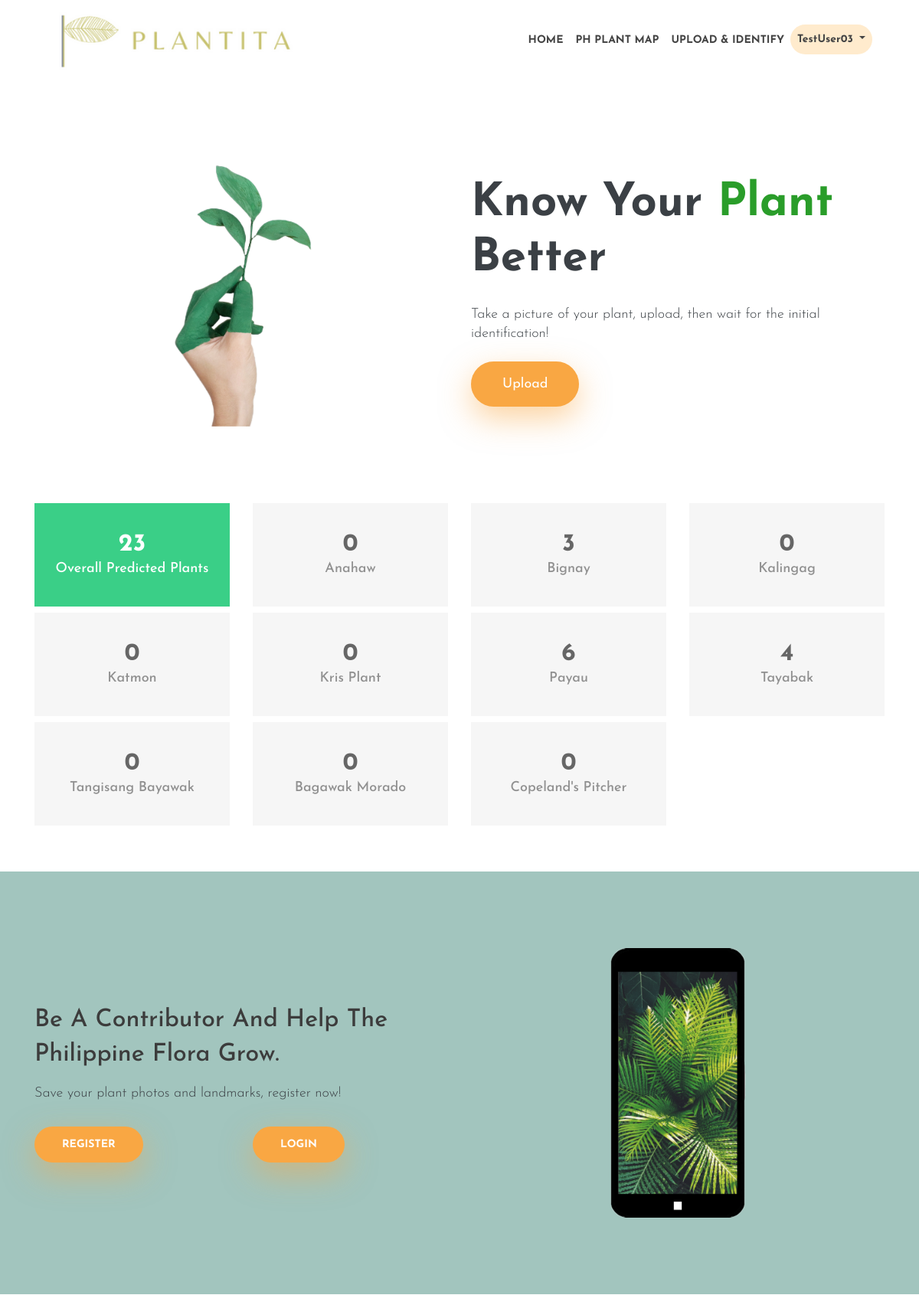
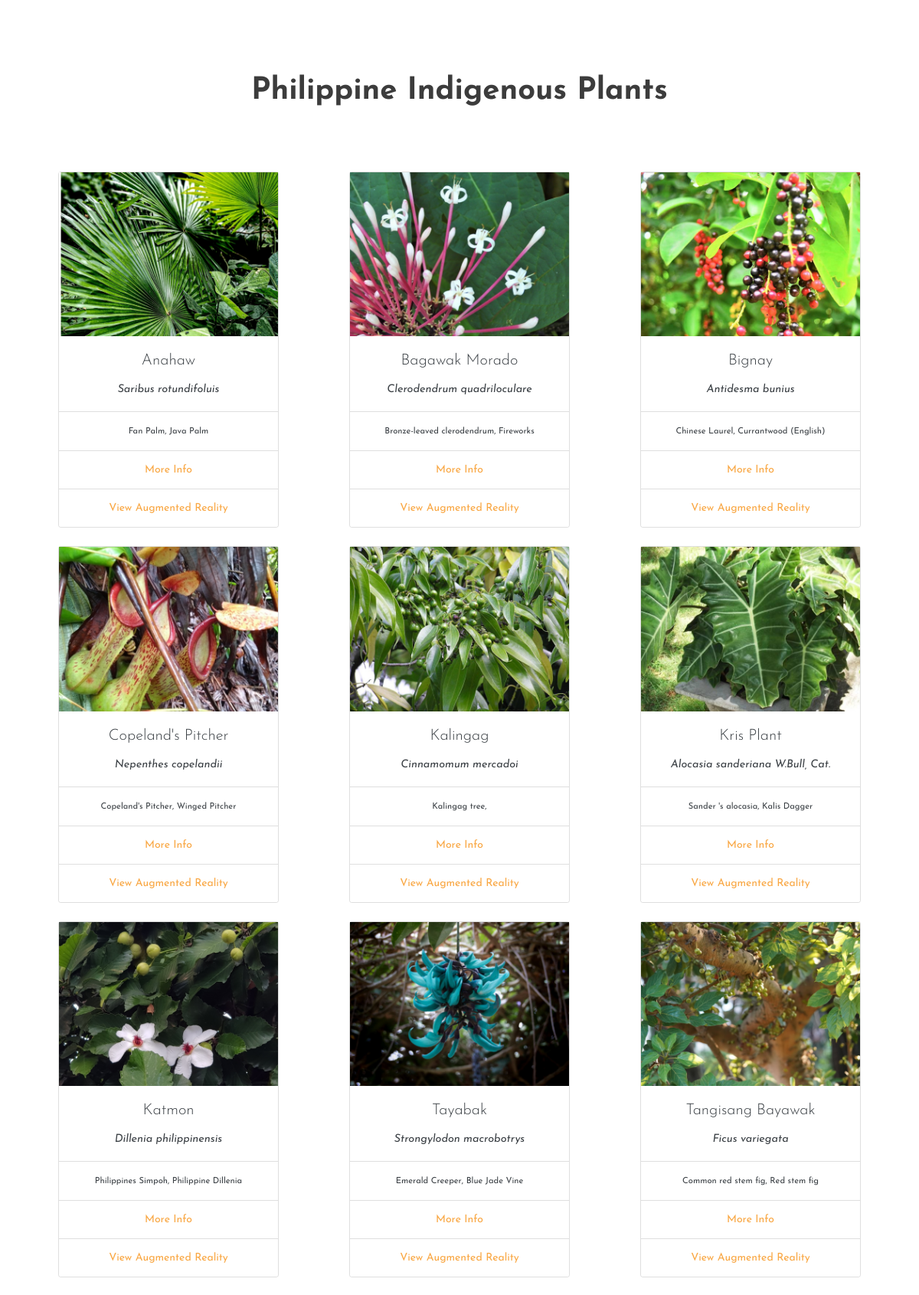
The page / (signed in, upper part) on the database its author committed (2 pictures, top to bottom).
### home/models.py (models this page shows, shortened)
class Plantsgallery(models.Model):
    class Meta:
        verbose_name_plural = "Plant Galleries"
    title = models.CharField(max_length=200)
    scientific_name = models.CharField(max_length=200, default='')
    slug = models.SlugField(unique=True)
    plant_image = models.ImageField(upload_to='gallery image', default=None)
    pronounciation = models.TextField(default='-')
    botany = models.TextField(default='-')
    common_philippine_name1 = models.CharField(max_length=200, default='', blank=True)
    common_philippine_name2 = models.CharField(max_length=200, default='', blank=True)
    common_philippine_name3 = models.CharField(max_length=200, default='', blank=True)
    common_foreign_name1 = models.CharField(max_length=200, default='', blank=True)
    common_foreign_name2 = models.CharField(max_length=200, default='', blank=True)
    common_foreign_name3 = models.CharField(max_length=200, default='', blank=True)
    sci_philippine_name1 = models.CharField(max_length=200, default='', blank=True)
    sci_philippine_name2 = models.CharField(max_length=200, default='', blank=True)
    sci_philippine_name3 = models.CharField(max_length=200, default='', blank=True)
    sci_foreign_name1 = models.CharField(max_length=200, default='', blank=True)
    sci_foreign_name2 = models.CharField(max_length=200, default='', blank=True)
    sci_foreign_name3 = models.CharField(max_length=200, default='', blank=True)
    distribution = models.CharField(max_length=200, default='', blank=True)
    conservation_status = models.TextField(default='-')
    use_1 = models.TextField(default='-')
    use_2 = models.TextField(default='', blank=True)
    use_3 = models.TextField(default='', blank=True)
    scientific_studies1 = models.TextField(default='-')
    scientific_study_link1 = models.TextField(default='', blank=True)
    scientific_studies2 = models.TextField(default='', blank=True)
    scientific_study_link2 = models.TextField(default='', blank=True)
    scientific_studies3 = models.TextField(default='', blank=True)
    scientific_study_link3 = models.TextField(default='', blank=True)
    light_preference = models.TextField(default='', blank=True)
    water_preference = models.TextField(default='', blank=True)
    propagation_method = models.TextField(default='', blank=True)
    references = models.TextField(default='', blank=True)
    gallery_slider_1_image1 = models.ImageField(upload_to='gallery image', default='-')
    gallery_slider_1_image2 = models.ImageField(upload_to='gallery image', default='-')
    gallery_slider_1_image3 = models.ImageField(upload_to='gallery image', default='-')
    gallery_slider_2_image1 = models.ImageField(upload_to='gallery image', default='-')
    gallery_slider_2_image2 = models.ImageField(upload_to='gallery image', default='-')
    gallery_slider_2_image3 = models.ImageField(upload_to='gallery image', default='-')
    ar_link = models.TextField(default='', blank=True)

### home/views.py (the view)
# urls.py: path('', views.index, name='index'),
def index(request):
    home = Plantsgallery.objects.all()
    totalpred = PredictedPlant.objects.count()
    anhw_totalpred = PredictedPlant.objects.filter(prediction_label = 'Anahaw - Saribus rotundifolius').count()
    bm_totalpred = PredictedPlant.objects.filter(prediction_label = 'Bagawak Morado - Clerodendrum quadriloculare').count()
    bgny_totalpred = PredictedPlant.objects.filter(prediction_label = 'Bignay - Antidesma bunius').count()
    cp_totalpred = PredictedPlant.objects.filter(prediction_label = "Copeland's Pitcher - Nepenthes copelandii").count()
    klngg_totalpred = PredictedPlant.objects.filter(prediction_label = 'Kalingag - Cinnamomum mercadoi').count()
    ktmn_totalpred = PredictedPlant.objects.filter(prediction_label = 'Katmon - Dillenia philippinensis').count()
    krsp_totalpred = PredictedPlant.objects.filter(prediction_label = 'Kris Plant - Alocasia sanderiana').count()
    payau_totalpred = PredictedPlant.objects.filter(prediction_label = 'Payau - Homalomena philippinensis').count()
    tngbywk_totalpred = PredictedPlant.objects.filter(prediction_label = 'Tangisang-Bayawak - Ficus variegata').count()
    tybk_totalpred = PredictedPlant.objects.filter(prediction_label = 'Tayabak - Strongylodon macrobotrys').count()
    context = {
                'home':home,
                'totalpred': totalpred,
                'anhw_totalpred': anhw_totalpred, #Anahaw
                'bm_totalpred': bm_totalpred, #Bagawak Morado
                'bgny_totalpred': bgny_totalpred, #Bignay
                'cp_totalpred': cp_totalpred, #Copeland's Pitcher
                'klngg_totalpred': klngg_totalpred, #Kalingag
                'ktmn_totalpred': ktmn_totalpred, #Katmon
                'krsp_totalpred': krsp_totalpred, #Kris Plant
                'payau_totalpred': payau_totalpred, #Payau
                'tngbywk_totalpred': tngbywk_totalpred, #Tangisang Bayawak
                'tybk_totalpred': tybk_totalpred, #Tayabak
                }
    return render(request, 'home/index.html', context)

### home/templates/home/index.html (shortened to what this page needs)
{% extends 'home/base.html' %}
{% load static %}
{% block masthead %}
<section class="section" style="padding-bottom: 0px;">
    <div class="container">
        <div class="row">
            <div class="col-md-6 text-center mb-5 mb-md-0">
                <img src="{% static '/home/images/plant.png' %}" alt="">
            </div>
            <div class="col-md-6 align-self-center text-center text-md-left">
                <div class="block">
                    <h1 class="font-weight-bold mb-4 font-size-60">Know Your <span style="color:rgba(3, 139, 3, 0.849)">Plant</span> Better</h1>
                    <p class="mb-4">
                        Take a picture of your plant, upload, then wait for the initial
                        identification!
                    </p>
                    <a class="btn btn-main" href="{% url 'uploadplant' %}" role="button">Upload</a>
                </div>
            </div>
        </div>
    </div>
</section>
{% endblock %}
{% block register_login %}
<section style="padding-bottom: 5%;">
    <div class="container">
        <div class="container-count">
            <div class="row">
                <div class="four col-md-3">
                    <div class="counter-box colored"><span class="counter">{{totalpred}}</span>
                        <p>Overall Predicted Plants</p>
                    </div>
                </div>
                <div class="four col-md-3">
                    <div class="counter-box"><span class="counter">{{anhw_totalpred}}</span>
                        <p>Anahaw</p>
                    </div>
                </div>
                <div class="four col-md-3">
                    <div class="counter-box"><span class="counter">{{bgny_totalpred}}</span>
                        <p>Bignay</p>
                    </div>
                </div>
                <div class="four col-md-3">
                    <div class="counter-box"><span class="counter">{{klngg_totalpred}}</span>
                        <p>Kalingag</p>
                    </div>
                </div>
            </div>
            <div class="row mt-2">
                <div class="four col-md-3">
                    <div class="counter-box"><span class="counter">{{ktmn_totalpred}}</span>
                        <p>Katmon</p>
                    </div>
                </div>
                <div class="four col-md-3">
                    <div class="counter-box"><span class="counter">{{krsp_totalpred}}</span>
                        <p>Kris Plant</p>
                    </div>
                </div>
                <div class="four col-md-3">
                    <div class="counter-box"><span class="counter">{{payau_totalpred}}</span>
                        <p>Payau</p>
                    </div>
                </div>
                <div class="four col-md-3">
                    <div class="counter-box"><span class="counter">{{tybk_totalpred}}</span>
                        <p>Tayabak</p>
                    </div>
                </div>
            </div>
            <div class="row mt-2">
                <div class="four col-md-3">
                    <div class="counter-box"><span class="counter">{{tngbywk_totalpred}}</span>
                        <p>Tangisang Bayawak</p>
                    </div>
                </div>
                <div class="four col-md-3">
                    <div class="counter-box"><span class="counter">{{bm_totalpred}}</span>
                        <p>Bagawak Morado</p>
                    </div>
                </div>
                <div class="four col-md-3">
                    <div class="counter-box"><span class="counter">{{cp_totalpred}}</span>
                        <p>Copeland's Pitcher</p>
                    </div>
                </div>
            </div>
        </div>
    </div>
</section>
<section class="feature-list section" style="background-color: rgba(45, 124, 108, 0.444);">
    <div class="container">
        <div class="row">
            <div class="col-md-6 order-md-1 order-2 align-self-center text-center text-md-left">
                <div class="content">
                    <h4 class="subheading">Be a contributor and help the Philippine flora grow.</h4>
                    <p>Save your plant photos and landmarks, register now!</p>
                    <div class="row">
                        <div class="col">
                            <a id="register" href="{% url 'register' %}" class="btn btn-main btn-main-sm">Register</a>
                        </div>
                        <div class="col">
                            <a href="{% url 'login' %}" class="btn btn-main btn-main-sm">Login</a>
                        </div>
                    </div>
                </div>
            </div>
            <div class="col-md-6 order-md-2 order-1 text-center mb-5 mb-lg-0">
                <img class="img-fluid" src="{% static '/home/images/phone.png' %}" alt="">
            </div>
        </div>
    </div>
</section>
{% endblock %}
{% block gallery_grid %}
<section class="section">
    <div class="container">
        <div class="heading">
            <h2>Philippine Indigenous Plants</h2>
        </div>
            <div class="row justify-content-center" style="text-align: center;">
                    {% for home_item in home %}
                    <div class="col-lg-4 col-sm-6 mb-4 mb-sm-0 ">
                        <div class="gallery-item" style="margin-left: auto; margin-right: auto; max-width: 26rem; display: flex; align-items: center; justify-content: center;">
                            <div class="card" style="width: 18rem;">
                                <img class="img-fluid" src="{{ home_item.plant_image.url }}" alt="{{ home_item.title }}"/>
                                <div class="card-body" style="padding-bottom: 0%;">
                                    <h5 class="card-title">{{ home_item.title }}</h5>
                                    <p><small><i>{{ home_item.scientific_name }}</i></small></p>
                                </div>
                                <ul class="list-group list-group-flush">
                                    <li class="list-group-item"><small>{{ home_item.common_foreign_name1 }}, {{ home_item.common_foreign_name2 }}</small></li>
                                    <li class="list-group-item"><b><a style="color: #f9a743;" href="{% url 'plant_details' home_item.slug %}">More Info</a></b></li>
                                    <li class="list-group-item"><b><a style="color: #f9a743;" target="_blank" href="{{ home_item.ar_link }}">View Augmented Reality</a></b></li>
                                  </ul>
                            </div>
                        </div>
                    </div>
                    {% if forloop.counter|divisibleby:3 %}
            </div>
                        <div class="row mt-4 justify-content-center" style="text-align: center;">
                        {% endif %}
                        <br>
                        {% endfor %}
                        </div>
    </div>
</section>
{% endblock %}

### home/templates/home/base.html (shortened to what this page needs)
{% load static %}
<!DOCTYPE html>
<html lang="en">
<head>
    <link rel="stylesheet" href="//code.jquery.com/ui/1.13.1/themes/base/jquery-ui.css">
    <link rel="stylesheet" href="https://cdn.jsdelivr.net/npm/bootstrap@4.6.0/dist/css/bootstrap.min.css">
    <link rel="stylesheet" href="{% static 'home/plugins/themefisher-fonts/themefisher-fonts.css' %}">
    <link rel="stylesheet" href="{% static 'home/plugins/magnific-popup/magnific-popup.css' %}">
    <link rel="stylesheet" href="{% static 'home/css/style.css' %}">
</head>
<body>
    <header>
        <div class="container" id="page-top">
            <nav class="navbar navbar-expand-lg navbar-light bg-white">
                <a class="navbar-brand" href="#page-top"><img src="{% static 'home/images/word-logo.png'%}" style="width: 30vw;" alt="Plantita Logo"></a>
                <div class="collapse navbar-collapse" id="navbarSupportedContent">
                    <ul class="navbar-nav ml-auto text-center text-lg-left">
                        <li class="nav-item">
                            <a class="nav-link" href="{% url 'index'%}">HOME</a>
                        </li>
                        <li class="nav-item">
                            <a class="nav-link" id="" href="{% url 'phplantmap'%}">PH PLANT MAP</a>
                        </li>
                        {% if user.is_authenticated %}
                        <li class="nav-item">
                            <a class="nav-link" href="{% url 'uploadplant' %}">UPLOAD & IDENTIFY</a>
                        </li>
                        <li class="nav-item">
                            <div class="dropdown ml-auto text-center">
                                <button class="btn dropdown-toggle nav-link" style="border-radius: 20px; background-color: blanchedalmond;" type="button" id="dropdownMenuButton" data-toggle="dropdown" aria-haspopup="true" aria-expanded="false">
                                    {{user.username}}
                                </button>
                            </div>
                            {% endif %}
                        </li>
                    </ul>
                </div>
            </nav>
        </div>
    </header>
    {% block masthead %}
    {% endblock %}
    {% block register_login %}
    {% endblock %}
    {% block gallery_grid %}
    {% endblock %}
</body>
</html>

### home/static/home/css/style.css (style rules this page uses)
body { font-size: 14px; font-weight: 300; line-height: 25px; color: #3b4045; font-family: "Josefin Sans", sans-serif; -webkit-font-smoothing: antialiased; }
h1, h2, h3, h4, h5, h6 { font-weight: 300; margin: 0px; }
h1, .h1 { font-size: 44px; line-height: 56px; }
h2, .h2 { font-size: 30px; line-height: 35px; }
h4, .h4 { font-size: 20px; line-height: 24px; font-weight: 400; }
p { font-size: 18px; line-height: 25px; }
ul { padding: 0; margin: 0; list-style: none; }
a { transition: all 0.2s ease-in-out 0s; }
a, a:active, a:focus, a:active { text-decoration: none; }
.section { padding: 100px 0px; }
.font-size-60 { font-size: 60px; line-height: 1.2; }
.text-center { text-align: center; }
.heading { text-align: center; color: #777777; padding-bottom: 70px; }
.heading h2 { color: #3c3c3c; padding-bottom: 15px; text-transform: capitalize; font-weight: 700; font-size: 40px; line-height: 40px; }
.subheading { color: #3c3c3c; padding-bottom: 15px; text-transform: capitalize; font-weight: 500; font-size: 32px; line-height: 45px; }
.btn { border-radius: 0; }
.btn-main { color: #fff; border-radius: 30px; font-size: 18px; padding: 15px 40px; display: inline-block; background-color: #f9a743; box-shadow: 0 15px 40px rgba(249, 167, 68, 0.5); background-image: linear-gradient(bottom, rgba(255, 239, 206, 0) 0%, rgba(255, 239, 206, 0.25) 100%); }
.btn-main-sm { padding: 12px 35px; text-transform: uppercase; font-size: 14px; font-weight: bold; }
.navbar-brand { color: #444; font-size: 25px; margin: 0; line-height: 1; }
.nav-link { font-size: 14px; font-weight: bold; }
.navbar-light .navbar-nav .nav-link { color: #444; }
.feature-list .btn-main { margin-top: 15px; }
.container-count { margin-top: 100px }
.counter-box { display: block; background: #f6f6f6; padding: 40px 20px 37px; text-align: center }
.counter-box p { margin: 5px 0 0; padding: 0; color: #909090; font-size: 18px; font-weight: 500 }
.counter { display: block; font-size: 32px; font-weight: 700; color: #666; line-height: 28px }
.counter-box.colored { background: #3acf87 }
.counter-box.colored p, .counter-box.colored i, .counter-box.colored .counter { color: #fff }

### rows shown on the page
Plantsgallery: plant_image (picture), title "Anahaw", scientific_name "Saribus rotundifoluis", common_foreign_name1 "Fan Palm", common_foreign_name2 "Java Palm"
Plantsgallery: plant_image (picture), title "Bagawak Morado", scientific_name "Clerodendrum quadriloculare", common_foreign_name1 "Bronze-leaved clerodendrum", common_foreign_name2 "Fireworks"
Plantsgallery: plant_image (picture), title "Bignay", scientific_name "Antidesma bunius", common_foreign_name1 "Chinese Laurel", common_foreign_name2 "Currantwood (English)"
Plantsgallery: plant_image (picture), title "Copeland's Pitcher", scientific_name "Nepenthes copelandii", common_foreign_name1 "Copeland's Pitcher", common_foreign_name2 "Winged Pitcher"
Plantsgallery: plant_image (picture), title "Kalingag", scientific_name "Cinnamomum mercadoi", common_foreign_name1 "Kalingag tree"
Plantsgallery: plant_image (picture), title "Kris Plant", scientific_name "Alocasia sanderiana W.Bull, Cat.", common_foreign_name1 "Sander 's alocasia", common_foreign_name2 "Kalis Dagger"
Plantsgallery: plant_image (picture), title "Katmon", scientific_name "Dillenia philippinensis", common_foreign_name1 "Philippines Simpoh", common_foreign_name2 "Philippine Dillenia"
Plantsgallery: plant_image (picture), title "Tayabak", scientific_name "Strongylodon macrobotrys", common_foreign_name1 "Emerald Creeper", common_foreign_name2 "Blue Jade Vine"
Plantsgallery: plant_image (picture), title "Tangisang Bayawak", scientific_name "Ficus variegata", common_foreign_name1 "Common red stem fig", common_foreign_name2 "Red stem fig"

### other values the page prints
{{ user.username }} "TestUser03"
{{ totalpred }} "23"
{{ anhw_totalpred }} "0"
{{ bgny_totalpred }} "3"
{{ klngg_totalpred }} "0"
{{ ktmn_totalpred }} "0"
{{ krsp_totalpred }} "0"
{{ payau_totalpred }} "6"
{{ tybk_totalpred }} "4"
{{ tngbywk_totalpred }} "0"
{{ bm_totalpred }} "0"
{{ cp_totalpred }} "0"
